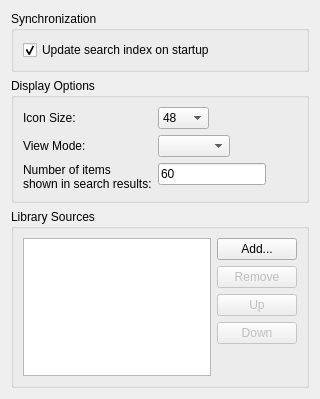
<?xml version="1.0" encoding="UTF-8"?>
<ui version="4.0">
 <class>LibraryBrowser</class>
 <widget class="QWidget" name="LibraryBrowser">
  <property name="geometry">
   <rect>
    <x>0</x>
    <y>0</y>
    <width>320</width>
    <height>399</height>
   </rect>
  </property>
  <layout class="QVBoxLayout" name="verticalLayout_2">
   <item>
    <widget class="QGroupBox" name="groupBox_2">
     <property name="title">
      <string>Synchronization</string>
     </property>
     <layout class="QVBoxLayout" name="verticalLayout">
      <item>
       <widget class="QCheckBox" name="UpdateOnStartup">
        <property name="text">
         <string>Update search index on startup</string>
        </property>
        <property name="checked">
         <bool>true</bool>
        </property>
       </widget>
      </item>
     </layout>
    </widget>
   </item>
   <item>
    <widget class="QGroupBox" name="groupBox">
     <property name="title">
      <string>Display Options</string>
     </property>
     <layout class="QFormLayout" name="formLayout_2">
      <property name="fieldGrowthPolicy">
       <enum>QFormLayout::FieldsStayAtSizeHint</enum>
      </property>
      <item row="0" column="0">
       <widget class="QLabel" name="label_9">
        <property name="text">
         <string>Icon Size:</string>
        </property>
       </widget>
      </item>
      <item row="0" column="1">
       <widget class="QComboBox" name="IconSize">
        <property name="currentIndex">
         <number>2</number>
        </property>
        <item>
         <property name="text">
          <string notr="true">16</string>
         </property>
        </item>
        <item>
         <property name="text">
          <string notr="true">32</string>
         </property>
        </item>
        <item>
         <property name="text">
          <string notr="true">48</string>
         </property>
        </item>
        <item>
         <property name="text">
          <string notr="true">64</string>
         </property>
        </item>
        <item>
         <property name="text">
          <string notr="true">92</string>
         </property>
        </item>
        <item>
         <property name="text">
          <string notr="true">128</string>
         </property>
        </item>
       </widget>
      </item>
      <item row="1" column="0">
       <widget class="QLabel" name="label_10">
        <property name="text">
         <string>View Mode:</string>
        </property>
       </widget>
      </item>
      <item row="1" column="1">
       <widget class="QComboBox" name="ViewMode"/>
      </item>
      <item row="2" column="0">
       <widget class="QLabel" name="label_11">
        <property name="text">
         <string>Number of items
shown in search results:</string>
        </property>
       </widget>
      </item>
      <item row="2" column="1">
       <widget class="QLineEdit" name="ItemsPerPage">
        <property name="text">
         <string notr="true">60</string>
        </property>
       </widget>
      </item>
     </layout>
    </widget>
   </item>
   <item>
    <widget class="QGroupBox" name="groupBox">
     <property name="title">
      <string>Library Sources</string>
     </property>
     <layout class="QGridLayout" name="gridLayout_4">
      <item row="0" column="0" rowspan="5">
       <widget class="QListWidget" name="SourceList">
        <property name="RequiresRestart" stdset="0">
         <bool>true</bool>
        </property>
       </widget>
      </item>
      <item row="0" column="1">
       <widget class="QPushButton" name="btAdd">
        <property name="text">
         <string>Add...</string>
        </property>
       </widget>
      </item>
      <item row="1" column="1">
       <widget class="QPushButton" name="btRemove">
        <property name="enabled">
         <bool>false</bool>
        </property>
        <property name="text">
         <string>Remove</string>
        </property>
       </widget>
      </item>
      <item row="2" column="1">
       <widget class="QPushButton" name="btUp">
        <property name="enabled">
         <bool>false</bool>
        </property>
        <property name="text">
         <string>Up</string>
        </property>
        <property name="icon">
         <iconset>
          <normaloff>../DirectoryList/ArrowUp.svg</normaloff>../DirectoryList/ArrowUp.svg</iconset>
        </property>
       </widget>
      </item>
      <item row="3" column="1">
       <widget class="QPushButton" name="btDown">
        <property name="enabled">
         <bool>false</bool>
        </property>
        <property name="text">
         <string>Down</string>
        </property>
        <property name="icon">
         <iconset>
          <normaloff>../DirectoryList/ArrowDown.svg</normaloff>../DirectoryList/ArrowDown.svg</iconset>
        </property>
       </widget>
      </item>
      <item row="4" column="1">
       <spacer name="verticalSpacer_2">
        <property name="orientation">
         <enum>Qt::Vertical</enum>
        </property>
        <property name="sizeHint" stdset="0">
         <size>
          <width>20</width>
          <height>61</height>
         </size>
        </property>
       </spacer>
      </item>
     </layout>
    </widget>
   </item>
  </layout>
 </widget>
 <resources/>
 <connections/>
</ui>
